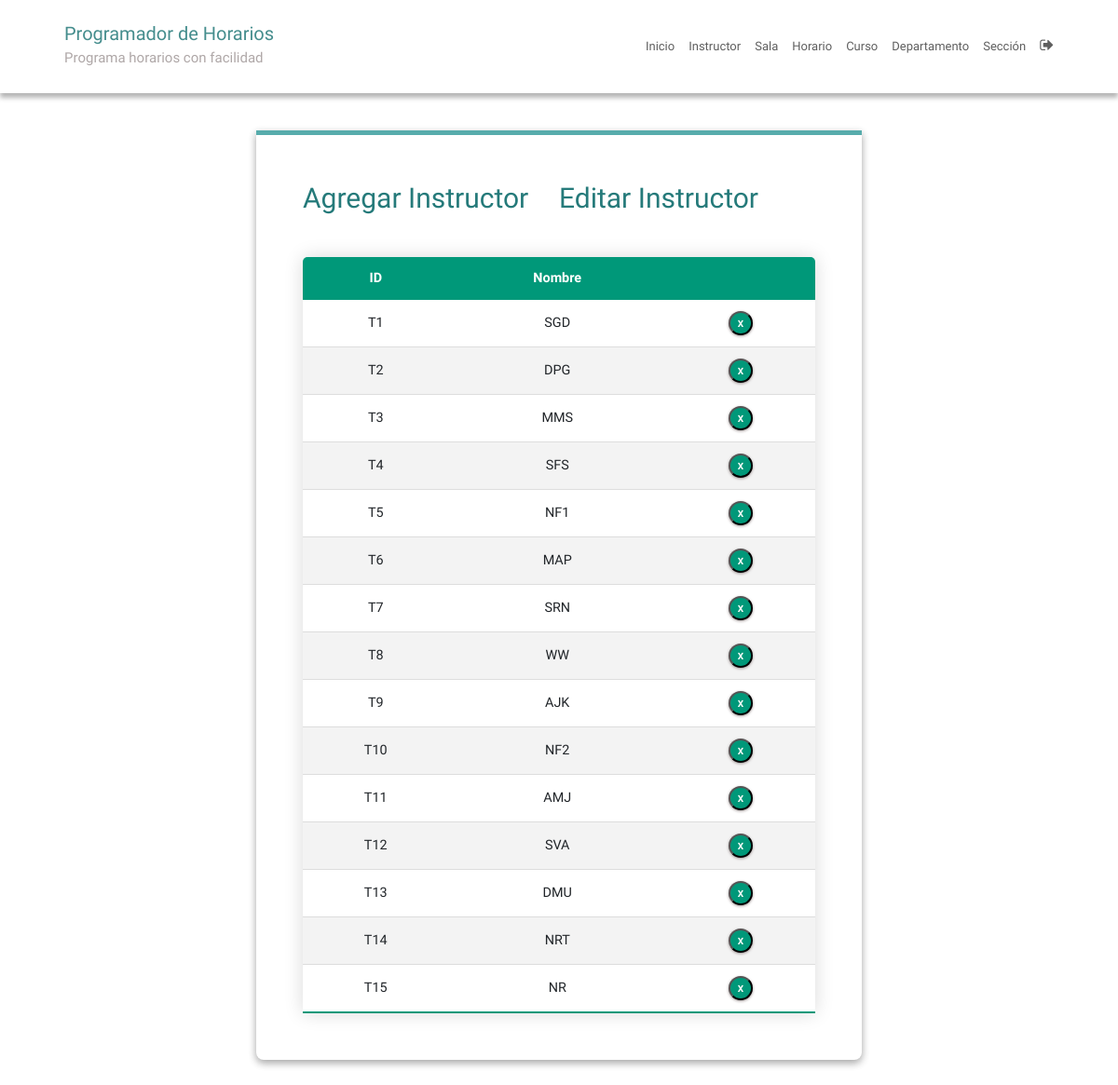
The page /instructorEdit/ (signed in) on the database as committed earlier.
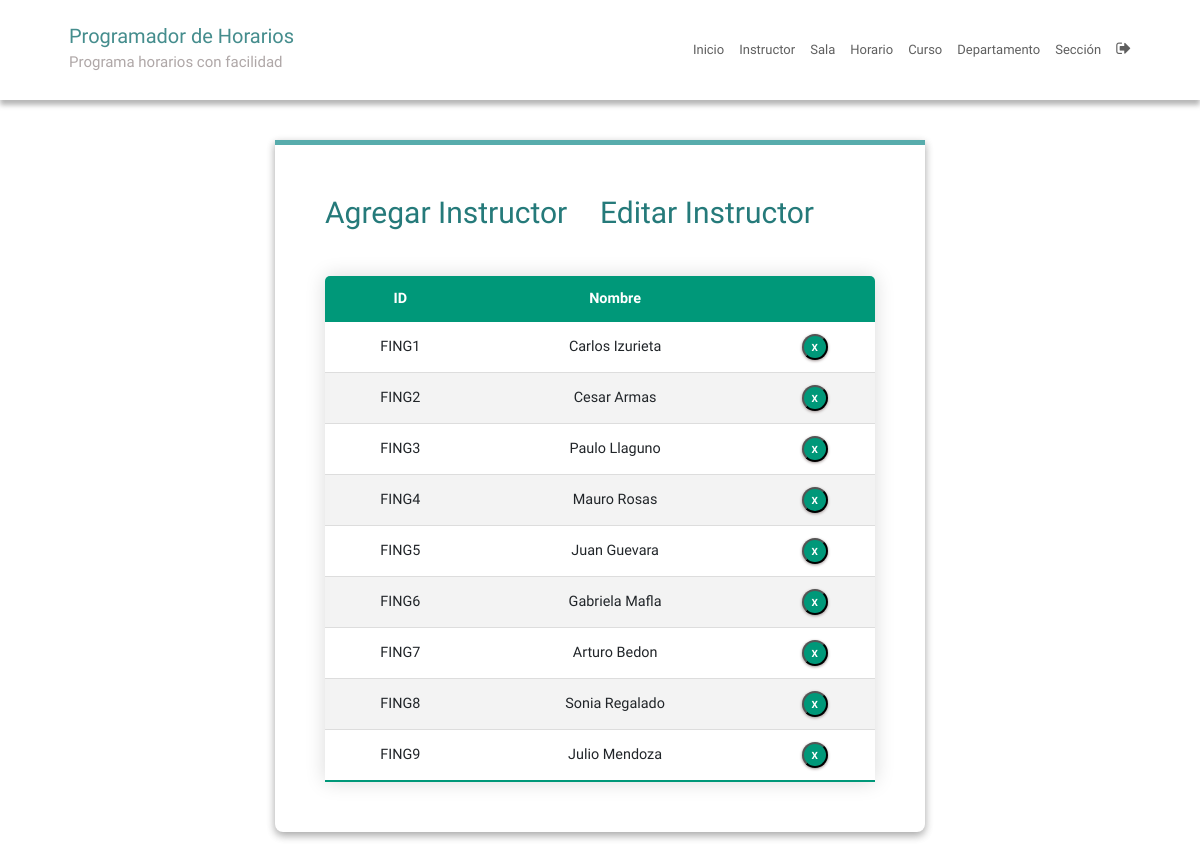
The same page on the database as committed later.
### SchedulerApp/models.py (models this page shows, shortened)
class Instructor(models.Model):
    uid = models.CharField(max_length=6)
    name = models.CharField(max_length=25)

### SchedulerApp/views.py (the view)
# urls.py: path('instructorEdit/', instructorEdit, name='instructorEdit'),
@login_required
def instructorEdit(request):
    context = {'instructors': Instructor.objects.all()}
    return render(request, 'instructorEdit.html', context)

### SchedulerApp/templatetags/index.py (called while the page is built)
    def render(self, context):
        path = context['request'].path
        for p in self.patterns:
            pValue = template.Variable(p).resolve(context)
            if path == pValue:
                return 'active'
        return ''

### templates/instructorEdit.html (shortened to what this page needs)
{% extends 'base.html' %}
{% block content %}
{% load static %}
<fieldset class="fieldset">
  <div class="tablink">
    <a href="{% url 'instructorAdd'%}">
      <h1 onclick="openPage('new')" id="defaultOpen">Agregar Instructor</h1>
    </a>
    <h1 onclick="openPage('edit')" id="link_to_edit">Editar Instructor</h1>
  </div>
  <div class="tabcontent" id="edit">
    <table class="editTable">
      <thead>
        <tr class="table-headers">
          <th>ID</th>
          <th>Nombre</th>
          <th class="empty"></th>
        </tr>
      </thead>
      <tbody>
        {% for inst in instructors %}
        <tr>
          <td>{{inst.uid}}</td>
          <td>{{inst.name}}</td>
          <td class="empty">
            <form action="{% url 'deleteinstructor' inst.id %}" method="post">
              <input type="submit" value="X" class="cross">
            </form>
          </td>
        </tr>
        {% endfor %}
      </tbody>
    </table>
  </div>
</fieldset>
{% endblock %}

Rows that differ between the two databases and show on the page:
removed Instructor: uid "T1", name "SGD"
removed Instructor: uid "T2", name "DPG"
removed Instructor: uid "T3", name "MMS"
removed Instructor: uid "T4", name "SFS"
removed Instructor: uid "T5", name "NF1"
removed Instructor: uid "T6", name "MAP"
removed Instructor: uid "T7", name "SRN"
removed Instructor: uid "T8", name "WW"
removed Instructor: uid "T9", name "AJK"
removed Instructor: uid "T10", name "NF2"
removed Instructor: uid "T11", name "AMJ"
removed Instructor: uid "T12", name "SVA"
removed Instructor: uid "T13", name "DMU"
removed Instructor: uid "T14", name "NRT"
removed Instructor: uid "T15", name "NR"
added Instructor: uid "FING1", name "Carlos Izurieta"
added Instructor: uid "FING2", name "Cesar Armas"
added Instructor: uid "FING3", name "Paulo Llaguno"
added Instructor: uid "FING4", name "Mauro Rosas"
added Instructor: uid "FING5", name "Juan Guevara"
added Instructor: uid "FING6", name "Gabriela Mafla"
added Instructor: uid "FING7", name "Arturo Bedon"
added Instructor: uid "FING8", name "Sonia Regalado"
added Instructor: uid "FING9", name "Julio Mendoza"
